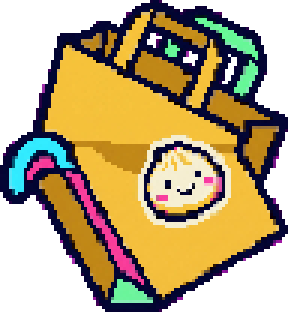
#> input picture assets/battle/jjinmandu-bag.webp, 96 x 104 px (shown 3 times larger)
$ python -i gen_art.py   (imports and definitions only)
#> lines starting #> are read from the running program, lines starting #| are printed output that depends on the picture
"""행복한 빌런 대결 그림을 Gemini 이미지 모델로 만든다 → assets/battle/<부문>-<이름>.webp + manifest.json
실행: npm run art [-- 이름 ...]   (키: jeonmukdae/.env 의 GEMINI_API_KEY, 출력·기록하지 않음)
- 모델 이름은 박지 않는다: /v1beta/models 목록에서 이미지 모델(generateContent + 이름에 image)을 골라 쓴다. --model 로 바꿀 수 있다.
- 외부 매장 사진은 입력으로 넣지 않는다. 글로 된 프롬프트만 쓴다.
- 투명 배경 대신 마젠타(#FF00FF) 바탕으로 그리게 하고 여기서 지운 뒤, 최근접 축소로 픽셀을 살린다.
- 만든 그림은 사람이 보고 표정(행복해야 함)을 검수한다. 마음에 안 들면 그 이름만 다시: npm run art -- villain
- 2x2 표정 시트(SHEETS)는 assets/sprite.js 의 sheetFrames 로 자른다(브라우저와 같은 코드). 기존 시트 파일을 자르기만: --from=시트.png
"""
import base64, json, pathlib, subprocess, sys, urllib.request, io
from PIL import Image

ROOT = pathlib.Path(__file__).resolve().parent.parent
OUT = ROOT / "assets/battle"
API = "https://generativelanguage.googleapis.com/v1beta"
STYLE = ("16-bit retro arcade pixel art sprite, chunky crisp pixels, no anti-aliasing, thick dark navy (#12102a) outline, "
         "limited palette of warm yellow #ffd23f, hot pink #ff4fa3, cyan #3ee8ff, mint green #5dff7a, cream #f5f0dc, golden brown. "
         "Cute, kind, funny mood. No text, no letters, no numbers, no logo, no watermark. Whole object visible and centered with margin. "
         "Background must be one flat solid pure magenta color #FF00FF everywhere, no shadow on the background, no gradient.")
# 이름: (부문, 프롬프트, 비율, 최종 가로 픽셀)
ART = {
    "villain": ("jjinmandu", "A chubby steamed dumpling (Korean jjinmandu, pleated top) as a lovable boss villain character. "
                "Tiny pink devil horns, a big kind happy smile, rosy cheeks, smug but friendly eyebrows, little arms on hips, "
                "a wisp of white steam above. It looks delicious and warm, never scary. Three-quarter view facing left, toward the left side of the frame.", "1:1", 192),
    "dumpling": ("jjinmandu", "One small plump steamed dumpling with pleats, glossy, a tiny sparkle, flying projectile pose.", "1:1", 64),
    "steamer": ("jjinmandu", "A round bamboo dumpling steamer basket seen from the side, with lid, woven bamboo texture, "
                "a few white steam puffs on top. Wide shape.", "16:9", 220),
    "bag": ("jjinmandu", "A paper takeout bag with handles, a cute dumpling sticker on the front, tumbling through the air.", "1:1", 96),
    "ko": ("jjinmandu", "A cozy celebration scene with no characters: warm orange-pink glow, fluffy white steam clouds, "
           "a stack of bamboo steamers with dumplings peeking out, little floating hearts and golden sparkles. "
           "Feels like a happy, full-bellied defeat. Draw it as a wide banner illustration that fills the frame edge to edge "
           "(for this one the background is the warm scene itself, not magenta).", "16:9", 360),
}


# 대결 배경(가게 앞, 밤): 간판 자리는 글자 없는 검은 판. 매장 이름은 화면에서 네온 글자로 올린다(AI 한글은 깨짐)
BG_STYLE = ("Retro 16-bit arcade fighting game stage background, pixel art, crisp pixels, no characters, no people. Night time, dim and moody so "
            "characters in front stand out: deep navy and purple shadows with warm amber window light. Composition for a phone screen: the top 30% of the "
            "image is a dark plain wall with one wide completely BLANK black signboard centered horizontally (an empty dark panel, absolutely no letters, "
            "no symbols, no numbers, no logo); below it the shop front at street level; the bottom 15% is the ground/sidewalk. No text anywhere, no watermark.")
BGS = {
    "jjinmandu": "A small Korean steamed dumpling shop front in a quiet alley: stacked bamboo steamers by the window, a fogged-up window glowing warm with steam, a wooden sliding door, a paper lantern.",
    "sundaeguk": "An old Korean sundaeguk soup restaurant front (a decades-old noodle-house style): steam rising from black earthenware ttukbaegi bowls seen through a fogged sliding glass door, red plastic stools outside, a worn tiled wall.",
}

# 2x2 표정 시트: 이름 → (manifest 위치, 프레임 이름들, 프롬프트 만드는 법, 모델 선호)
VILLAIN_PROMPT = (ROOT / "scripts/prompts/villain-jjinmandu.txt")
SHEETS = {
    "villain-sheet": (("jjinmandu", "villain"), ["idle", "taunt", "special", "win"], lambda: VILLAIN_PROMPT.read_text()),
    "villain-sundaeguk": (("sundaeguk", "villain"), ["idle", "taunt", "special", "win"], lambda: (ROOT / "scripts/prompts/villain-sundaeguk.txt").read_text()),
    "props-sundaeguk": (("sundaeguk", "props"), ["mini", "rain", "cube", "tag"], lambda: (ROOT / "scripts/prompts/props-sundaeguk.txt").read_text()),
}


def node_eval(expr, stdin=None):
    js = f"const m=await import({json.dumps((ROOT / 'assets/sprite.js').as_uri())});const c=[];for await(const d of process.stdin)c.push(d);const input=Buffer.concat(c);process.stdout.write(String(await ({expr})))"
    return subprocess.run(["node", "--input-type=module", "-e", js], input=stdin or b"", capture_output=True, check=True).stdout.decode()


# [54 lines left out: functions slice_sheet, save_sheet, key, call, pick_model, not called in this run]


def ref_part(path):
    """레퍼런스 그림(우리가 만든 그림만): 마젠타 바탕에 4배 확대해 넣는다. 외부 매장 사진은 넣지 않는다"""
#> called with path = '../assets/battle/jjinmandu-bag.webp'
    im = Image.open(path).convert("RGBA")
#> im is the input picture: PIL image 96x104 RGBA; mean R, G, B, A 110.4, 87.1, 63.5, 176.7
    bg = Image.new("RGBA", im.size, (255, 0, 255, 255)); bg.alpha_composite(im)
#> after `bg = Image.new('RGBA', im.size, (255, 0, 255, 255))`:
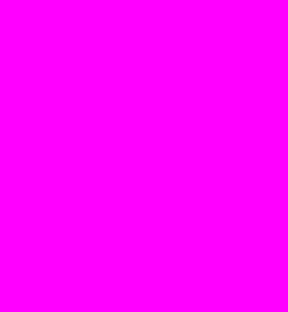
#> bg: PIL image 96x104 RGBA (shown 3 times larger); mean R, G, B, A 255, 0, 255, 255
#> after `bg.alpha_composite(im)`:
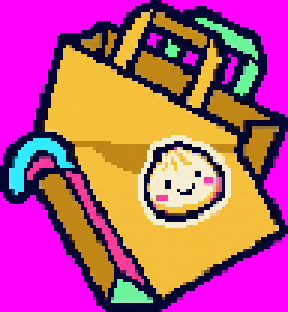
#> bg: PIL image 96x104 RGBA (shown 3 times larger); mean R, G, B, A 182.6, 86.1, 127.8, 255
    bg = bg.resize((im.width * 4, im.height * 4), Image.NEAREST).convert("RGB")
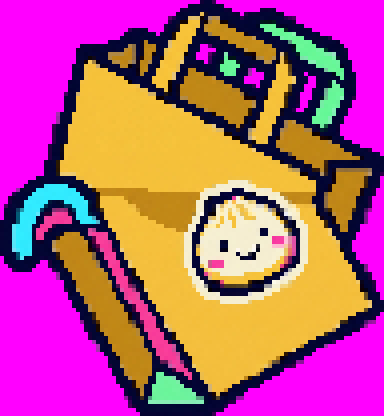
#> bg: PIL image 384x416 RGB; mean R, G, B 182.6, 86.1, 127.8
    buf = io.BytesIO(); bg.save(buf, "PNG")
    return {"inlineData": {"mimeType": "image/png", "data": base64.b64encode(buf.getvalue()).decode()}}


# [59 lines left out: functions generate, key_out, main, not called in this run]


# [2 lines not run here, left out]

>>> result = ref_part('../assets/battle/jjinmandu-bag.webp')

$ run again, on assets/battle/jjinmandu-ko.webp
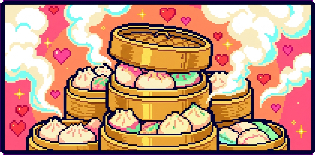
#> input picture assets/battle/jjinmandu-ko.webp, 315 x 155 px
#> in ref_part, im is the input picture: PIL image 315x155 RGBA; mean R, G, B, A 193.8, 144.6, 121.2, 254.9
#> in ref_part, `bg = bg.resize((im.width * 4, im.height * 4), Image.NEAREST).convert("..`:
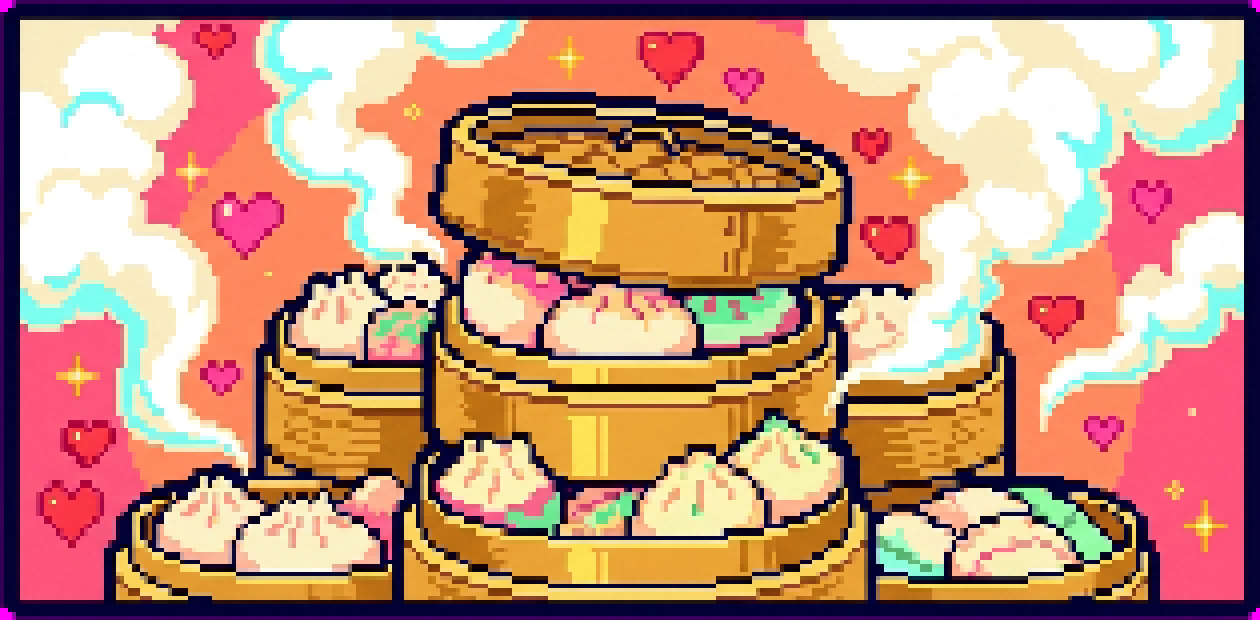
#> bg: PIL image 1260x620 RGB; mean R, G, B 193.9, 144.6, 121.3
